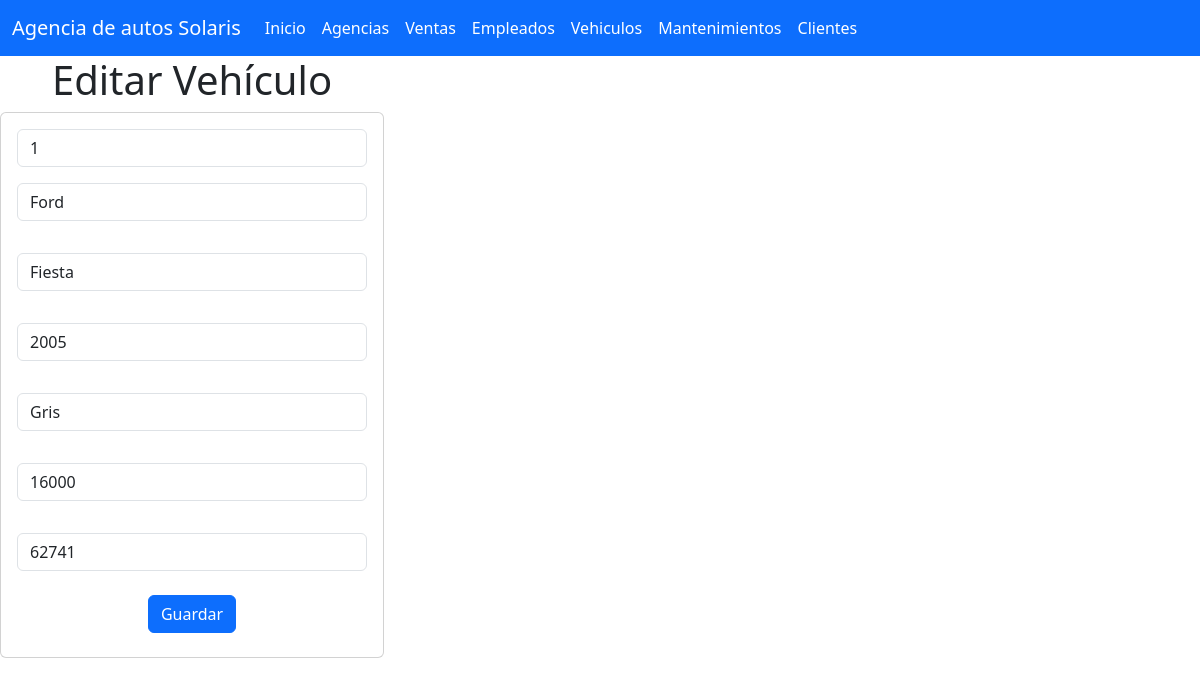
The app's page /vehiculo_app/seleccionarVehiculo/1 with its own data.
### vehiculo_app/models.py (models this page shows, shortened)
class Vehiculo(models.Model):
    id_vehiculo = models.IntegerField(primary_key=True)
    marca = models.CharField(max_length=255)
    modelo = models.CharField(max_length=255)
    anio = models.IntegerField()
    color = models.CharField(max_length=255)
    precio = models.IntegerField()
    kilometraje = models.IntegerField()

### vehiculo_app/views.py (the view)
# urls.py: path("seleccionarVehiculo/<id_vehiculo>",views.seleccionarVehiculo,name="seleccionarVehiculo"),
def seleccionarVehiculo(request, id_vehiculo):
    vehiculo = Vehiculo.objects.get(id_vehiculo=id_vehiculo)
    return render(request, "editarVehiculos.html", {"misvehiculos": vehiculo})

### vehiculo_app/templates/editarVehiculos.html (shortened to what this page needs)
{% extends "base.html" %}
{% load static %}
{% block cuerpo %}
<div class="row">
  <div class="col-sm-12 col-md-4 col-lg-4 col-xl-4">
    <h1>Editar Vehículo</h1>
    <div class="card">
      <div class="card-body">
        <form action="{% url 'editarVehiculo' %}" method="POST">
          <div class="form-group">
            <input type="text" id="txtid_vehiculo" name="txtid_vehiculo" class="form-control" value="{{ misvehiculos.id_vehiculo }}" readonly required>
          </div>
          <div class="form-group py-3">
            <input type="text" id="txtmarca" name="txtmarca" class="form-control" value="{{ misvehiculos.marca }}" maxlength="100" required>
          </div>
          <div class="form-group py-3">
            <input type="text" id="txtmodelo" name="txtmodelo" class="form-control" value="{{ misvehiculos.modelo }}" maxlength="100" required>
          </div>
          <div class="form-group py-3">
            <input type="number" id="numanio" name="numanio" class="form-control" value="{{ misvehiculos.anio }}" required>
          </div>
          <div class="form-group py-3">
            <input type="text" id="txtcolor" name="txtcolor" class="form-control" value="{{ misvehiculos.color }}" maxlength="100" required>
          </div>
          <div class="form-group py-3">
            <input type="number" id="numprecio" name="numprecio" class="form-control" value="{{ misvehiculos.precio }}" required>
          </div>
          <div class="form-group py-3">
            <input type="number" id="numkilometraje" name="numkilometraje" class="form-control" value="{{ misvehiculos.kilometraje }}" required>
          </div>
          <div class="form-group py-2">
            <button type="submit" class="btn btn-primary">Guardar</button>
          </div>
        </form>
      </div>
    </div>
  </div>
</div>
{% endblock %}

### records on screen
Vehiculo: txtid_vehiculo "1", txtmarca "Ford", txtmodelo "Fiesta", numanio "2005", txtcolor "Gris", numprecio "16000", numkilometraje "62741"
